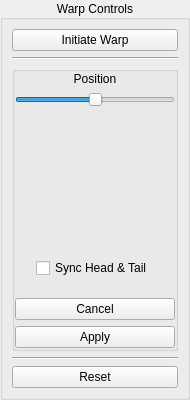
<?xml version="1.0" encoding="UTF-8"?>
<ui version="4.0">
 <class>Form</class>
 <widget class="QWidget" name="Form">
  <property name="geometry">
   <rect>
    <x>0</x>
    <y>0</y>
    <width>190</width>
    <height>400</height>
   </rect>
  </property>
  <property name="minimumSize">
   <size>
    <width>0</width>
    <height>400</height>
   </size>
  </property>
  <property name="maximumSize">
   <size>
    <width>300</width>
    <height>580</height>
   </size>
  </property>
  <property name="windowTitle">
   <string>Form</string>
  </property>
  <layout class="QVBoxLayout" name="verticalLayout">
   <property name="leftMargin">
    <number>0</number>
   </property>
   <property name="topMargin">
    <number>0</number>
   </property>
   <property name="rightMargin">
    <number>0</number>
   </property>
   <property name="bottomMargin">
    <number>0</number>
   </property>
   <item>
    <widget class="QGroupBox" name="groupBox">
     <property name="minimumSize">
      <size>
       <width>0</width>
       <height>100</height>
      </size>
     </property>
     <property name="title">
      <string>Warp Controls</string>
     </property>
     <property name="alignment">
      <set>Qt::AlignCenter</set>
     </property>
     <layout class="QVBoxLayout" name="verticalLayout_4">
      <item>
       <widget class="QPushButton" name="button_initiate">
        <property name="text">
         <string>Initiate Warp</string>
        </property>
       </widget>
      </item>
      <item>
       <widget class="Line" name="line_3">
        <property name="orientation">
         <enum>Qt::Horizontal</enum>
        </property>
       </widget>
      </item>
      <item>
       <widget class="QGroupBox" name="box_controls">
        <property name="title">
         <string/>
        </property>
        <layout class="QVBoxLayout" name="verticalLayout_8">
         <property name="leftMargin">
          <number>0</number>
         </property>
         <property name="topMargin">
          <number>0</number>
         </property>
         <property name="rightMargin">
          <number>0</number>
         </property>
         <property name="bottomMargin">
          <number>0</number>
         </property>
         <item>
          <widget class="QLabel" name="label_position">
           <property name="text">
            <string>Position</string>
           </property>
           <property name="alignment">
            <set>Qt::AlignCenter</set>
           </property>
          </widget>
         </item>
         <item>
          <widget class="QSlider" name="slider_position">
           <property name="maximum">
            <number>100</number>
           </property>
           <property name="pageStep">
            <number>2</number>
           </property>
           <property name="value">
            <number>50</number>
           </property>
           <property name="sliderPosition">
            <number>50</number>
           </property>
           <property name="orientation">
            <enum>Qt::Horizontal</enum>
           </property>
          </widget>
         </item>
         <item>
          <spacer name="verticalSpacer">
           <property name="orientation">
            <enum>Qt::Vertical</enum>
           </property>
           <property name="sizeHint" stdset="0">
            <size>
             <width>20</width>
             <height>40</height>
            </size>
           </property>
          </spacer>
         </item>
         <item>
          <layout class="QHBoxLayout" name="horizontalLayout">
           <property name="topMargin">
            <number>0</number>
           </property>
           <item>
            <widget class="DialDisplayWidget" name="widget_amp" native="true">
             <property name="minimumSize">
              <size>
               <width>50</width>
               <height>50</height>
              </size>
             </property>
             <property name="maximumSize">
              <size>
               <width>100</width>
               <height>135</height>
              </size>
             </property>
            </widget>
           </item>
          </layout>
         </item>
         <item>
          <layout class="QHBoxLayout" name="horizontalLayout_2">
           <item>
            <widget class="DialDisplayWidget" name="widget_head" native="true">
             <property name="minimumSize">
              <size>
               <width>50</width>
               <height>50</height>
              </size>
             </property>
             <property name="maximumSize">
              <size>
               <width>100</width>
               <height>100</height>
              </size>
             </property>
            </widget>
           </item>
           <item>
            <spacer name="horizontalSpacer">
             <property name="orientation">
              <enum>Qt::Horizontal</enum>
             </property>
             <property name="sizeHint" stdset="0">
              <size>
               <width>40</width>
               <height>20</height>
              </size>
             </property>
            </spacer>
           </item>
           <item>
            <widget class="DialDisplayWidget" name="widget_tail" native="true">
             <property name="minimumSize">
              <size>
               <width>50</width>
               <height>50</height>
              </size>
             </property>
             <property name="maximumSize">
              <size>
               <width>100</width>
               <height>100</height>
              </size>
             </property>
            </widget>
           </item>
          </layout>
         </item>
         <item>
          <layout class="QHBoxLayout" name="horizontalLayout_3">
           <property name="topMargin">
            <number>20</number>
           </property>
           <item>
            <spacer name="horizontalSpacer_2">
             <property name="orientation">
              <enum>Qt::Horizontal</enum>
             </property>
             <property name="sizeHint" stdset="0">
              <size>
               <width>40</width>
               <height>20</height>
              </size>
             </property>
            </spacer>
           </item>
           <item>
            <widget class="QCheckBox" name="check_syncheadtail">
             <property name="text">
              <string>Sync Head &amp;&amp; Tail</string>
             </property>
            </widget>
           </item>
           <item>
            <spacer name="horizontalSpacer_3">
             <property name="orientation">
              <enum>Qt::Horizontal</enum>
             </property>
             <property name="sizeHint" stdset="0">
              <size>
               <width>40</width>
               <height>20</height>
              </size>
             </property>
            </spacer>
           </item>
          </layout>
         </item>
         <item>
          <spacer name="verticalSpacer_3">
           <property name="orientation">
            <enum>Qt::Vertical</enum>
           </property>
           <property name="sizeHint" stdset="0">
            <size>
             <width>20</width>
             <height>40</height>
            </size>
           </property>
          </spacer>
         </item>
         <item>
          <widget class="QPushButton" name="button_cancel">
           <property name="text">
            <string>Cancel</string>
           </property>
          </widget>
         </item>
         <item>
          <widget class="QPushButton" name="button_apply">
           <property name="text">
            <string>Apply</string>
           </property>
          </widget>
         </item>
        </layout>
       </widget>
      </item>
      <item>
       <widget class="Line" name="line_4">
        <property name="orientation">
         <enum>Qt::Horizontal</enum>
        </property>
       </widget>
      </item>
      <item>
       <widget class="QPushButton" name="button_reset">
        <property name="text">
         <string>Reset</string>
        </property>
       </widget>
      </item>
     </layout>
    </widget>
   </item>
  </layout>
 </widget>
 <customwidgets>
  <customwidget>
   <class>DialDisplayWidget</class>
   <extends>QWidget</extends>
   <header>widgets</header>
   <container>1</container>
  </customwidget>
 </customwidgets>
 <resources/>
 <connections/>
</ui>
